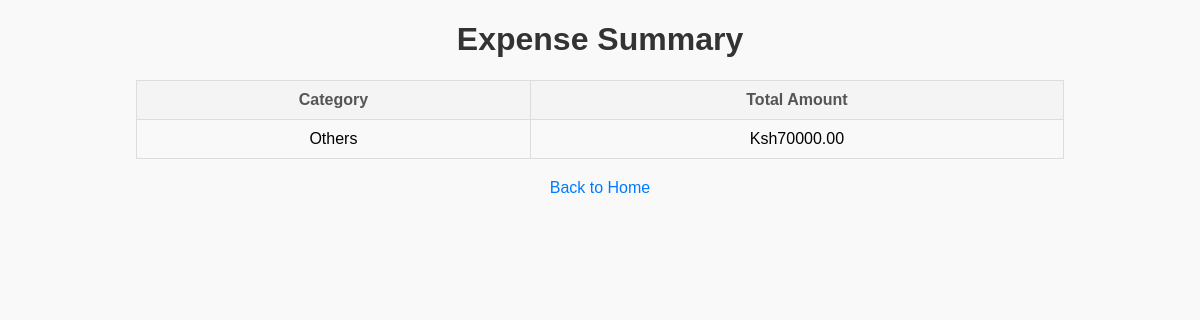
Before: /expense_summary (signed in) with the older database file.
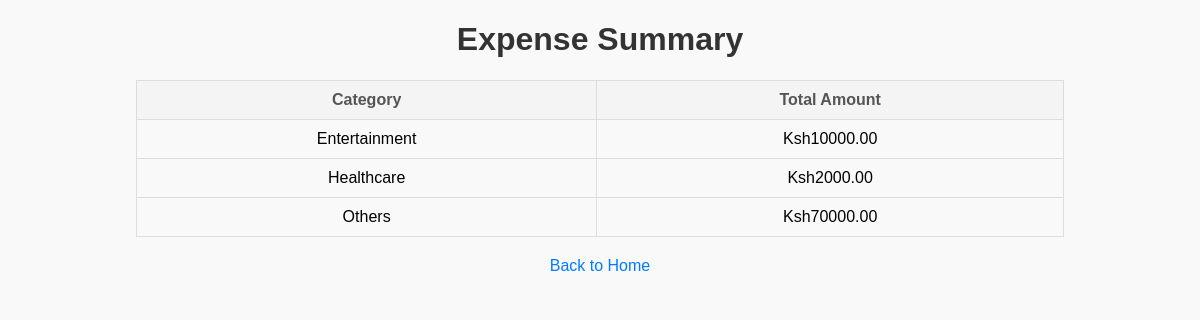
After: the same page with the newer database file.
### tables this page shows
CREATE TABLE expenses (
            id INTEGER PRIMARY KEY AUTOINCREMENT,
            amount REAL NOT NULL,
            created_at TIMESTAMP DEFAULT CURRENT_TIMESTAMP
        , user_id INTEGER REFERENCES users(id), category TEXT DEFAULT 'Uncategorized');

### app.py (the view)
@app.route('/expense_summary')
@login_required
def expense_summary():
    grouped_expenses_dict = db.get_expenses_grouped_by_category(current_user.id)
    grouped_expenses = [(category, total) for category, total in grouped_expenses_dict.items()]
    print("Grouped Expenses for Summary:", grouped_expenses)
    return render_template('expense_summary.html', grouped_expenses=grouped_expenses)

### app.py (called while the page is built)
@login_manager.user_loader
def load_user(user_id):
    user = db.get_user_by_id(user_id)  # Load user by ID (fixes initial issue)
    if user:
        return User(id=user[0], username=user[1])
    return None

### database.py (called while the page is built)
def get_user_by_id(user_id):
    conn = sqlite3.connect(DB_NAME)
    cursor = conn.cursor()
    cursor.execute("SELECT * FROM users WHERE id = ?", (user_id,))
    user = cursor.fetchone()
    conn.close()
    return user

def get_expenses_grouped_by_category(user_id):
    conn = sqlite3.connect(DB_NAME)
    cursor = conn.cursor()
    cursor.execute("""
        SELECT category, SUM(amount)
        FROM expenses
        WHERE user_id = ?
        GROUP BY category
    """, (user_id,))
    result = dict(cursor.fetchall())
    conn.close()
    return result

### templates/expense_summary.html (shortened to what this page needs)
<!DOCTYPE html>
<html>
<head>
</head>
<body>
    <h1>Expense Summary</h1>
    <table>
        <thead>
            <tr>
                <th>Category</th>
                <th>Total Amount</th>
            </tr>
        </thead>
        <tbody>
            {% for category, total in grouped_expenses %}
            <tr>
                <td>{{ category }}</td>
                <td>Ksh{{ "%.2f"|format(total) }}</td>
            </tr>
            {% endfor %}
        </tbody>
    </table>
    <a href="/">Back to Home</a>
</body>
</html>

Changed rows visible on the page:
added expenses: category "Entertainment", amount "10000.00"
added expenses: category "Healthcare", amount "2000.00"
